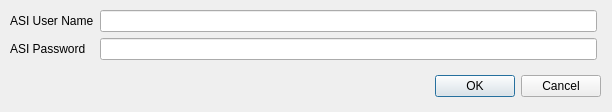
<?xml version="1.0" encoding="UTF-8"?>
<ui version="4.0">
 <class>Dialog</class>
 <widget class="QDialog" name="Dialog">
  <property name="geometry">
   <rect>
    <x>0</x>
    <y>0</y>
    <width>612</width>
    <height>112</height>
   </rect>
  </property>
  <property name="windowTitle">
   <string>Dialog</string>
  </property>
  <widget class="QDialogButtonBox" name="buttonBox">
   <property name="geometry">
    <rect>
     <x>260</x>
     <y>70</y>
     <width>341</width>
     <height>32</height>
    </rect>
   </property>
   <property name="orientation">
    <enum>Qt::Orientation::Horizontal</enum>
   </property>
   <property name="standardButtons">
    <set>QDialogButtonBox::StandardButton::Cancel|QDialogButtonBox::StandardButton::Ok</set>
   </property>
  </widget>
  <widget class="QWidget" name="formLayoutWidget">
   <property name="geometry">
    <rect>
     <x>10</x>
     <y>10</y>
     <width>587</width>
     <height>52</height>
    </rect>
   </property>
   <layout class="QFormLayout" name="formLayout">
    <property name="fieldGrowthPolicy">
     <enum>QFormLayout::FieldGrowthPolicy::ExpandingFieldsGrow</enum>
    </property>
    <item row="0" column="0">
     <widget class="QLabel" name="label">
      <property name="text">
       <string>ASI User Name</string>
      </property>
     </widget>
    </item>
    <item row="0" column="1">
     <widget class="QLineEdit" name="ASIUserName">
      <property name="text">
       <string/>
      </property>
     </widget>
    </item>
    <item row="1" column="0">
     <widget class="QLabel" name="label_2">
      <property name="text">
       <string>ASI Password</string>
      </property>
     </widget>
    </item>
    <item row="1" column="1">
     <widget class="QLineEdit" name="ASIPassword">
      <property name="text">
       <string/>
      </property>
     </widget>
    </item>
   </layout>
  </widget>
 </widget>
 <resources/>
 <connections>
  <connection>
   <sender>buttonBox</sender>
   <signal>accepted()</signal>
   <receiver>Dialog</receiver>
   <slot>accept()</slot>
   <hints>
    <hint type="sourcelabel">
     <x>248</x>
     <y>254</y>
    </hint>
    <hint type="destinationlabel">
     <x>157</x>
     <y>274</y>
    </hint>
   </hints>
  </connection>
  <connection>
   <sender>buttonBox</sender>
   <signal>rejected()</signal>
   <receiver>Dialog</receiver>
   <slot>reject()</slot>
   <hints>
    <hint type="sourcelabel">
     <x>316</x>
     <y>260</y>
    </hint>
    <hint type="destinationlabel">
     <x>286</x>
     <y>274</y>
    </hint>
   </hints>
  </connection>
 </connections>
</ui>
